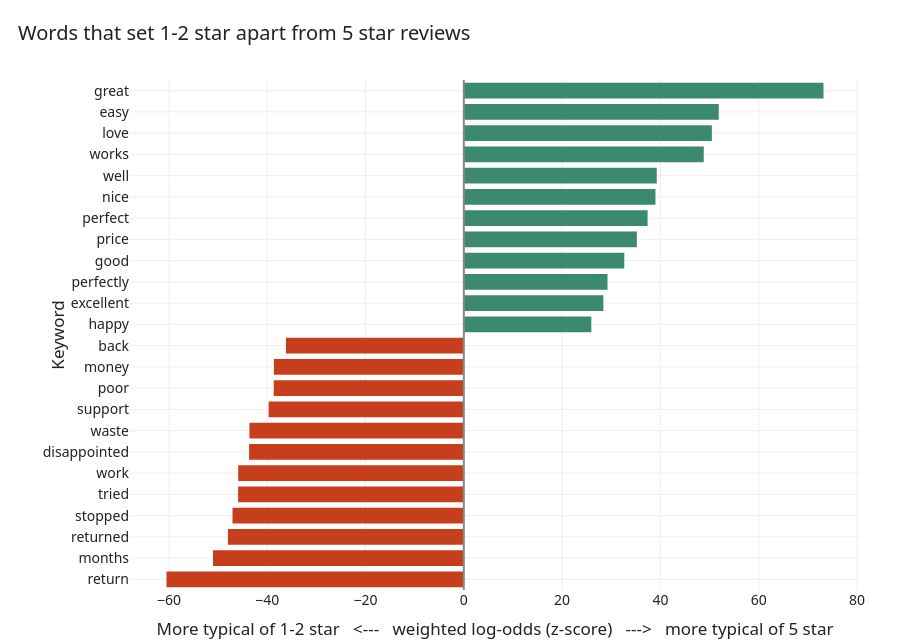

Here is the notebook cell this chart was saved with:
### Code cell
# Which words most distinguish negative (1-2 star) from positive (5 star) reviews?
# Method: weighted log-odds ratio with an informative Dirichlet prior ("Fightin' Words",
# Monroe et al. 2008). For every word we compare its rate in 1-2 star vs 5 star reviews,
# then divide by the standard error, so rare high-variance words do not dominate.
STOP = set(("the a an and or but if of to in on at for with from by is are was were be been being it its this "
            "that these those i you he she they we my your our their as so not no nor do does did doing have has "
            "had having will would shall should can could may might must just get gets got getting also more most "
            "some any only even very too much many them then than there here what which who whom whose when where "
            "why how all both each few other such own same me him her us up out off over under again once into "
            "about because while after before above below down").split())
# Incentivized-review disclosure boilerplate ("received free / at a discount in exchange
# for my honest, unbiased review") - common in 5 star reviews but not real sentiment.
BOILERPLATE = set(("honest honestly unbiased biased bias exchange discount discounted freely "
                   "complimentary promotional reviewer opinion opinions").split())
EXCLUDE = STOP | BOILERPLATE

def word_counts(texts):
    c = Counter()
    for t in texts:
        for w in re.findall(r"[a-z']+", str(t).lower()):
            w = w.strip("'")
            if len(w) > 2 and w not in EXCLUDE:
                c[w] += 1
    return c

pos = word_counts(df.loc[df["rating"] >= 5, "text"])
neg = word_counts(df.loc[df["rating"] <= 2, "text"])
n_pos, n_neg = sum(pos.values()), sum(neg.values())
total = n_pos + n_neg
vocab = [w for w in set(pos) | set(neg) if pos[w] + neg[w] >= 30]

PRIOR = 1000.0  # total prior mass, spread over words by their background frequency

def z_score(w):  # >0 => typical of 5 star,  <0 => typical of 1-2 star
    a_w = PRIOR * (pos[w] + neg[w]) / total
    delta = (math.log((pos[w] + a_w) / (n_pos + PRIOR - pos[w] - a_w))
             - math.log((neg[w] + a_w) / (n_neg + PRIOR - neg[w] - a_w)))
    return delta / math.sqrt(1.0 / (pos[w] + a_w) + 1.0 / (neg[w] + a_w))

selected = sorted(vocab, key=z_score)[:12] + sorted(vocab, key=z_score, reverse=True)[:12]
selected = sorted(set(selected), key=z_score)
vals = [z_score(w) for w in selected]
colors = [RED if v < 0 else GREEN for v in vals]

fig = go.Figure(go.Bar(x=vals, y=selected, orientation="h", marker_color=colors))
fig.add_vline(x=0, line_color="#888")
fig.update_layout(
    title="Words that set 1-2 star apart from 5 star reviews",
    xaxis_title="More typical of 1-2 star   <---   weighted log-odds (z-score)   --->   more typical of 5 star",
    yaxis_title="Keyword",
    height=640, bargap=0.25,
    margin=dict(l=130),
)
fig.update_yaxes(automargin=True)
fig.show()

### Figure 1 — Plotly figure (JSON) as saved in the notebook; plotly's stock layout.template omitted (floating-point values rounded to 4 significant figures)
{"data": [{"marker": {"color": ["#C73E1D", "#C73E1D", "#C73E1D", "#C73E1D", "#C73E1D", "#C73E1D", "#C73E1D", "#C73E1D", "#C73E1D", "#C73E1D", "#C73E1D", "#C73E1D", "#3B8A6E", "#3B8A6E", "#3B8A6E", "#3B8A6E", "#3B8A6E", "#3B8A6E", "#3B8A6E", "#3B8A6E", "#3B8A6E", "#3B8A6E", "#3B8A6E", "#3B8A6E"]}, "orientation": "h", "type": "bar", "x": [-60.49, -51.02, -47.99, -47.06, -45.92, -45.9, -43.69, -43.62, -39.71, -38.67, -38.64, -36.19, 25.94, 28.39, 29.23, 32.65, 35.2, 37.39, 38.99, 39.25, 48.81, 50.46, 51.87, 73.18], "y": ["return", "months", "returned", "stopped", "tried", "work", "disappointed", "waste", "support", "poor", "money", "back", "happy", "excellent", "perfectly", "good", "price", "perfect", "nice", "well", "works", "love", "easy", "great"]}], "layout": {"bargap": 0.25, "height": 640, "margin": {"l": 130}, "shapes": [{"line": {"color": "#888"}, "type": "line", "x0": 0, "x1": 0, "xref": "x", "y0": 0, "y1": 1, "yref": "y domain"}], "title": {"text": "Words that set 1-2 star apart from 5 star reviews"}, "xaxis": {"title": {"text": "More typical of 1-2 star   <---   weighted log-odds (z-score)   --->   more typical of 5 star"}}, "yaxis": {"automargin": true, "title": {"text": "Keyword"}}}}
